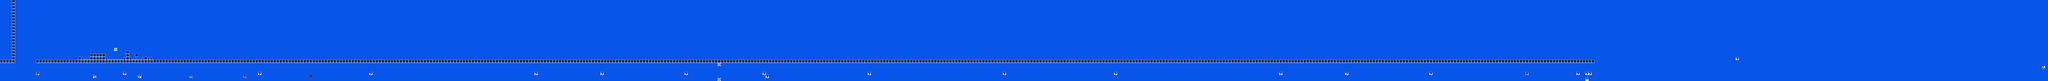

Below is a game level as drawn by its tile map, then a one-line description and the .tmx that defines it (tile-layer data replaced by summaries):
An orthogonal 682x27 tile map with 16x16 px tiles, 2 tile layers (SP, ...), 2 tilesets.

<map version="1.10" tiledversion="1.10.2" orientation="orthogonal" renderorder="right-down" width="682" height="27" tilewidth="16" tileheight="16" infinite="0" nextlayerid="3" nextobjectid="1">
 <editorsettings>
  <chunksize width="16" height="27" />
  <export target="test2.csv" format="csv" />
 </editorsettings>
 <tileset firstgid="1" name="famidash" tilewidth="16" tileheight="16" tilecount="256" columns="16">
  <image source="../../../GRAPHICS/famidash.bmp" width="256" height="256" />
 </tileset>
 <tileset firstgid="257" name="sprites" tilewidth="16" tileheight="16" tilecount="256" columns="16">
  <image source="../../../GRAPHICS/sprites.png" width="256" height="256" />
 </tileset>
 <layer id="1" width="682" height="27">
  <data>[18414 cells, 18414 non-empty, 5 distinct tile ids]</data>
 </layer>
 <layer id="2" name="SP" width="682" height="27">
  <data>[18414 cells, 30 non-empty, 20 distinct tile ids]</data>
 </layer>
</map>
